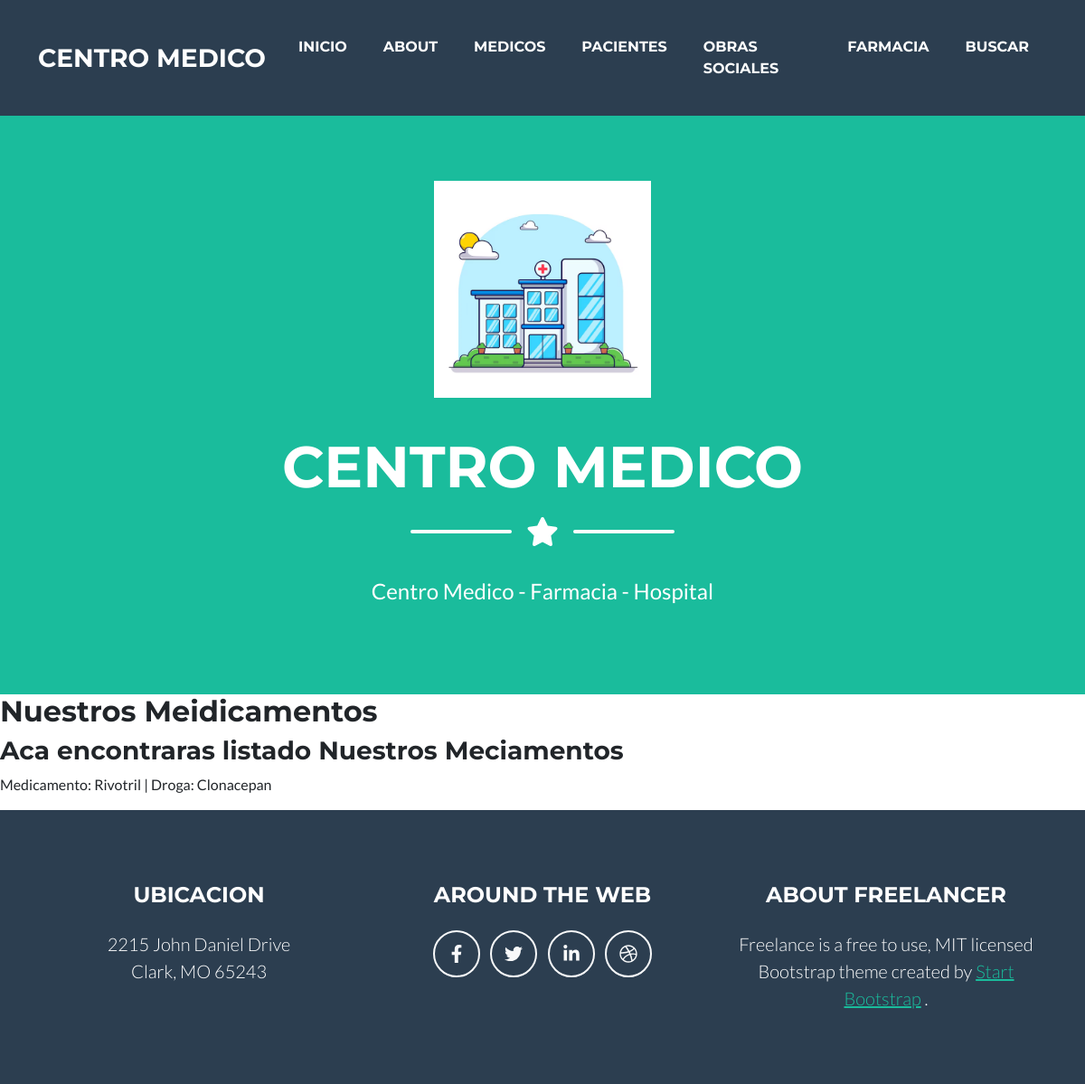
The page /farmacia_lista on the database as committed earlier.
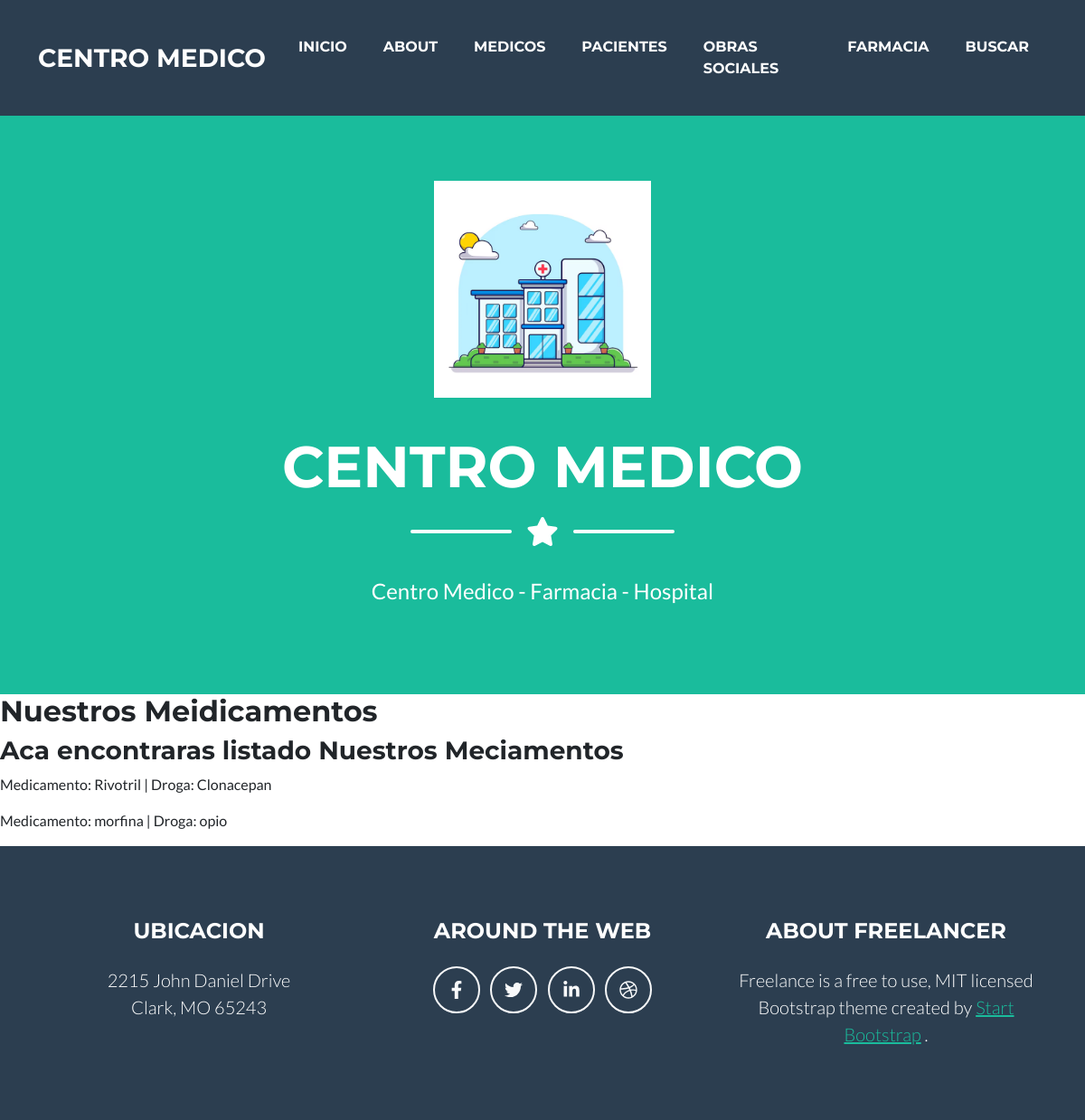
The same page on the database as committed later.
### centromed/models.py (models this page shows, shortened)
class Farmacia (models.Model):
    medicamento= models.CharField(max_length= 20)
    droga= models.CharField (max_length= 20)
    receta= models.BooleanField()

### centromed/views.py (the view)
# urls.py: path("farmacia_lista", FarmaciaListView.as_view(), name= "farmacia_lista"),
class FarmaciaListView(ListView):
    model= Farmacia
    context_object_name = "farmacias"
    template_name = "centromed/farmacia_lista.html"

### centromed/templates/centromed/farmacia_lista.html (shortened to what this page needs)
{% extends 'centromed/base.html' %}
{% block mutable %}
    <h2>Nuestros Meidicamentos</h2>
    <h3>Aca encontraras listado Nuestros Meciamentos</h3>
    {% for farmacia in farmacias %}
        <p>Medicamento: {{farmacia.medicamento}} | Droga: {{farmacia.droga}}</p>
    {% endfor %}
{% endblock %}

Rows that differ between the two databases and show on the page:
added Farmacia: medicamento "morfina", droga "opio"
